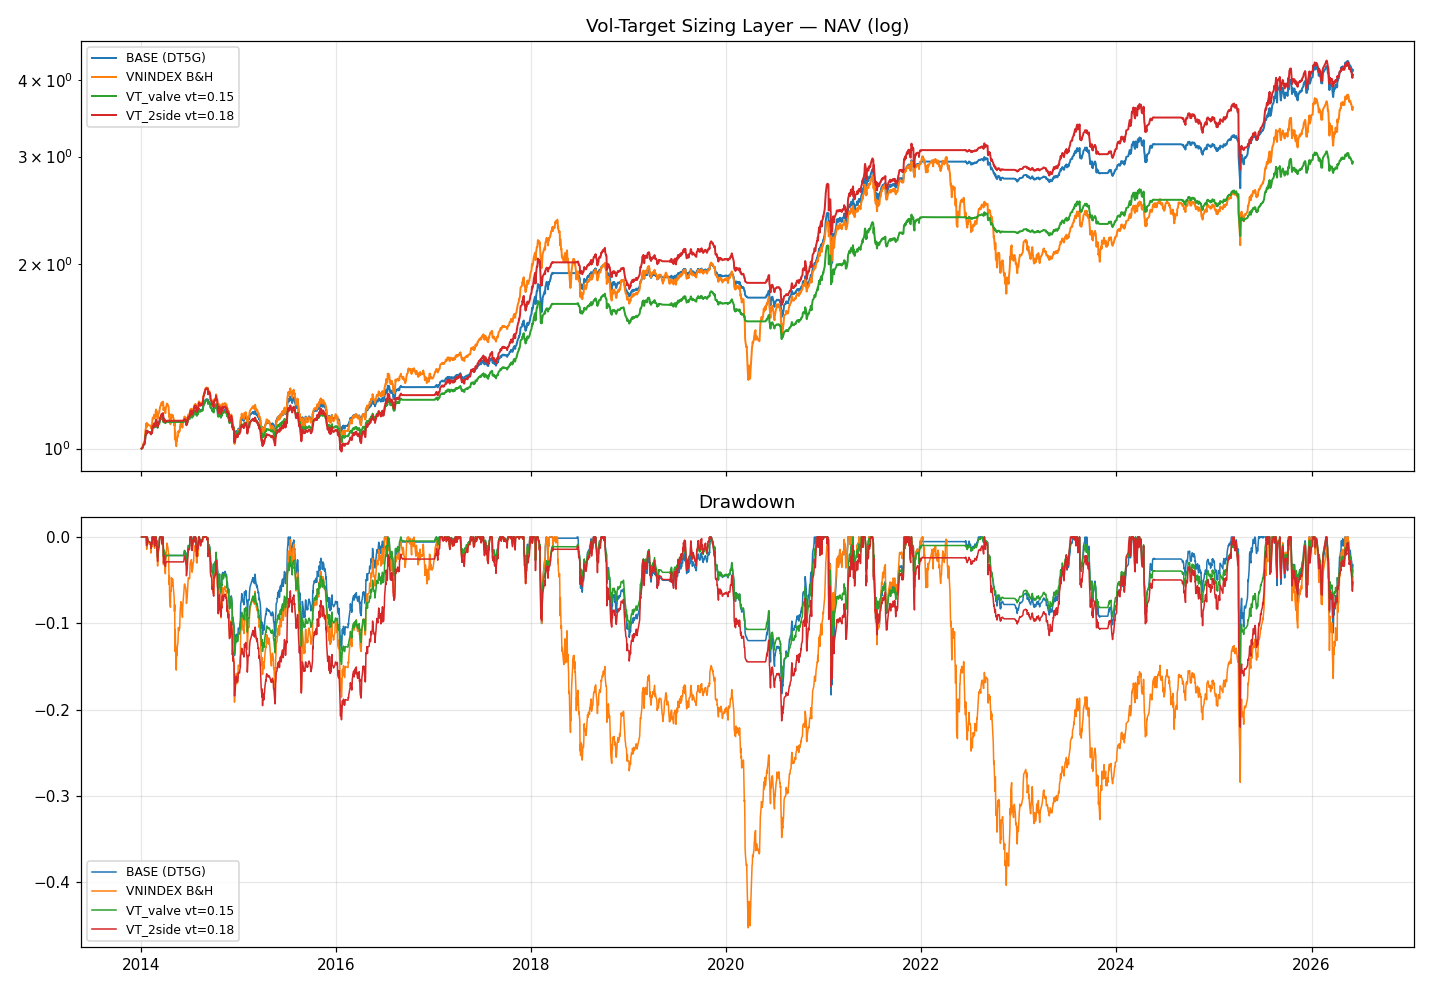

Reproduce this figure in Python.
"""
Vol-Target Sizing Layer (AMH proposal #2)
=========================================
AMH: survival > optimization; volatility is time-varying (vol clustering); in
crises vol explodes and correlations -> 1. DT5G moves exposure on STATE (slow by
design: asym commit enC=25). A vol-target layer scales exposure *continuously* by
recent realized vol -- a fast, independent survival valve that contracts BEFORE
DT5G changes state. (This is the valve flagged as mandatory for futures.)

    w_final = w_state * clip(vol_target / realized_vol, 0, cap)

v1 test: VNINDEX 5-state allocation sim (Kelly money-metric, same as the DT-optimal
studies). Compares:
  BASE        = DT5G state-weight only (benchmark)
  VT_valve    = state-weight x min(1, vt/rv)         (cap=1.0, only de-risks)
  VT_2side    = state-weight x clip(vt/rv, 0, 1.5)   (also scales up when calm)
across a vol_target grid, with faithful T+1 / 3-session ramp / TC mechanics.

Input : data/dt5g_vnindex.csv  (time, state, vnindex)
Output: console table + data/voltarget_results.csv + voltarget_overlay.png

Run: python voltarget_overlay.py
"""
import sys
try:
    sys.stdout.reconfigure(encoding="utf-8")
except Exception:
    pass
import numpy as np
import pandas as pd
import matplotlib
matplotlib.use("Agg")
import matplotlib.pyplot as plt

WORKDIR = r"/home/trido/thanhdt/WorkingClaude"
DATA = WORKDIR + r"\data\dt5g_vnindex.csv"
STATE_W = {1: 0.0, 2: 0.2, 3: 0.7, 4: 1.0, 5: 1.3}   # CRISIS/BEAR/NEUTRAL/BULL/EXBULL (BQ codes 1-5)
TC = 0.001            # 0.1% on traded portion
VOL_WIN = 20          # realized-vol lookback (trading days)
ANN = 252
IS_END = "2019-12-31"


def load():
    df = pd.read_csv(DATA, parse_dates=["time"]).sort_values("time").reset_index(drop=True)
    df["ret"] = df["vnindex"].pct_change()
    df["w_state"] = df["state"].map(STATE_W)
    # causal realized vol (annualized), known at close of t -> used to size t+1
    df["rv"] = df["ret"].rolling(VOL_WIN).std() * np.sqrt(ANN)
    df["rv_ewma"] = df["ret"].ewm(span=VOL_WIN).std() * np.sqrt(ANN)
    return df


def simulate(ret, w_target, tc=TC):
    """Single-path NAV with T+1 exec, 3-session ramp, TC on |dw|. Returns nav series."""
    n = len(ret)
    nav = np.ones(n)
    w_cur = 0.0
    w_prev_t = w_target.copy()
    nav_val = 1.0
    out = np.empty(n); out[:] = np.nan
    for t in range(1, n):
        # target known from info at t-1 (already causal in w_target construction)
        wt = w_target[t-1]
        if np.isnan(wt):
            out[t] = nav_val
            continue
        gap = wt - w_cur
        w_new = wt if abs(gap) < 0.03 else w_cur + gap / 3.0
        r = ret[t]
        if np.isnan(r):
            r = 0.0
        cost = tc * abs(w_new - w_cur)
        nav_val *= (1 + w_new * r - cost)
        w_cur = w_new
        out[t] = nav_val
    return pd.Series(out)


def metrics(nav, dates):
    nav = nav.dropna()
    d = dates.loc[nav.index]
    years = (d.iloc[-1] - d.iloc[0]).days / 365.25
    cagr = nav.iloc[-1] ** (1 / years) - 1
    r = nav.pct_change().dropna()
    vol = r.std() * np.sqrt(ANN)
    sharpe = (r.mean() * ANN) / vol if vol > 0 else 0
    downside = r[r < 0].std() * np.sqrt(ANN)
    sortino = (r.mean() * ANN) / downside if downside > 0 else 0
    roll_max = nav.cummax()
    dd = (nav / roll_max - 1).min()
    calmar = cagr / abs(dd) if dd < 0 else np.nan
    return dict(CAGR=cagr, Vol=vol, Sharpe=sharpe, Sortino=sortino,
                MaxDD=dd, Calmar=calmar, FinalNAV=nav.iloc[-1])


def target_series(df, kind, vt=None, cap=1.0, vol_col="rv"):
    ws = df["w_state"].values.astype(float)
    if kind == "BASE":
        return ws
    rv = df[vol_col].values
    with np.errstate(divide="ignore", invalid="ignore"):
        mult = np.clip(vt / rv, 0, cap)
    mult = np.where(np.isnan(rv), 1.0, mult)
    return ws * mult


def fmt(m):
    return (f"CAGR {m['CAGR']*100:5.2f}%  Vol {m['Vol']*100:4.1f}%  "
            f"Sharpe {m['Sharpe']:.2f}  Sortino {m['Sortino']:.2f}  "
            f"MaxDD {m['MaxDD']*100:6.2f}%  Calmar {m['Calmar']:.2f}  NAV {m['FinalNAV']:.2f}x")


def run_block(df, label_filter=None):
    dates = df["time"]
    ret = df["ret"].values
    rows = []
    navs = {}

    def add(name, wt):
        nav = simulate(ret, wt)
        full = metrics(nav, dates)
        is_mask = df["time"] <= IS_END
        m_is = metrics(simulate(ret[is_mask.values], wt[is_mask.values]), dates[is_mask].reset_index(drop=True))
        oos = df["time"] > IS_END
        m_oos = metrics(simulate(ret[oos.values], wt[oos.values]), dates[oos].reset_index(drop=True))
        rows.append(dict(arm=name, **{f"{k}": v for k, v in full.items()},
                         CAGR_IS=m_is["CAGR"], CAGR_OOS=m_oos["CAGR"],
                         Calmar_OOS=m_oos["Calmar"]))
        navs[name] = nav
        return full

    # benchmark
    m = add("BASE (DT5G)", target_series(df, "BASE"))
    print(f"  BASE (DT5G)            {fmt(m)}")
    # B&H reference
    m = add("VNINDEX B&H", np.ones(len(df)))
    print(f"  VNINDEX B&H            {fmt(m)}")

    print("  --- vol-target valve (cap=1.0, de-risk only) ---")
    for vt in [0.12, 0.15, 0.18, 0.20, 0.22]:
        wt = target_series(df, "VT", vt=vt, cap=1.0)
        m = add(f"VT_valve vt={vt:.2f}", wt)
        print(f"  VT_valve vt={vt:.2f}        {fmt(m)}")

    print("  --- vol-target two-sided (cap=1.5) ---")
    for vt in [0.15, 0.18, 0.20, 0.22]:
        wt = target_series(df, "VT", vt=vt, cap=1.5)
        m = add(f"VT_2side vt={vt:.2f}", wt)
        print(f"  VT_2side vt={vt:.2f}        {fmt(m)}")

    print("  --- EWMA vol valve (cap=1.0) ---")
    for vt in [0.15, 0.18]:
        wt = target_series(df, "VT", vt=vt, cap=1.0, vol_col="rv_ewma")
        m = add(f"VT_valve_ewma vt={vt:.2f}", wt)
        print(f"  VT_valve_ewma vt={vt:.2f}   {fmt(m)}")

    # === LEVERAGE test (futures path): vol-target is NON-redundant only with leverage ===
    print("  --- LEVERED DT5G (L=2x, futures-like) — does vol-target rescue DD? ---")
    ws = df["w_state"].values.astype(float)
    rv = df["rv"].values
    L = 2.0
    base_lev = np.clip(L * ws, 0, L * 1.3)
    m = add("BASE_L2 (lev only)", base_lev)
    print(f"  BASE_L2 (lev only)     {fmt(m)}")
    for vt in [0.15, 0.18]:
        with np.errstate(divide="ignore", invalid="ignore"):
            valve = np.clip(vt / rv, 0, 1.0)
        valve = np.where(np.isnan(rv), 1.0, valve)
        wt = base_lev * valve
        m = add(f"BASE_L2+VTvalve vt={vt:.2f}", wt)
        print(f"  BASE_L2+VTvalve {vt:.2f}    {fmt(m)}")

    return pd.DataFrame(rows), navs


def main():
    df = load()
    print(f"Data: {df['time'].min().date()} -> {df['time'].max().date()} | {len(df)} sessions")
    print(f"VNINDEX realized vol (20d ann): median {df['rv'].median()*100:.1f}%  "
          f"p10 {df['rv'].quantile(.1)*100:.1f}%  p90 {df['rv'].quantile(.9)*100:.1f}%")
    print(f"State dwell: " + ", ".join(f"{k}:{(df['state']==k).mean()*100:.0f}%" for k in range(5)))
    print()
    res, navs = run_block(df)
    res.to_csv(WORKDIR + r"\data\voltarget_results.csv", index=False)

    # plot a few representative NAV paths + a DD comparison
    pick = ["BASE (DT5G)", "VNINDEX B&H", "VT_valve vt=0.15", "VT_2side vt=0.18"]
    fig, (ax1, ax2) = plt.subplots(2, 1, figsize=(13, 9), sharex=True)
    for name in pick:
        nav = navs[name]
        ax1.plot(df["time"], nav, lw=1.3, label=name)
        dd = nav / nav.cummax() - 1
        ax2.plot(df["time"], dd, lw=1.0, label=name)
    ax1.set_yscale("log"); ax1.set_title("Vol-Target Sizing Layer — NAV (log)"); ax1.legend(fontsize=8); ax1.grid(alpha=0.3)
    ax2.set_title("Drawdown"); ax2.legend(fontsize=8); ax2.grid(alpha=0.3)
    fig.tight_layout(); fig.savefig(WORKDIR + r"\voltarget_overlay.png", dpi=110)
    print("\nSaved: voltarget_overlay.png | data/voltarget_results.csv")


if __name__ == "__main__":
    main()
